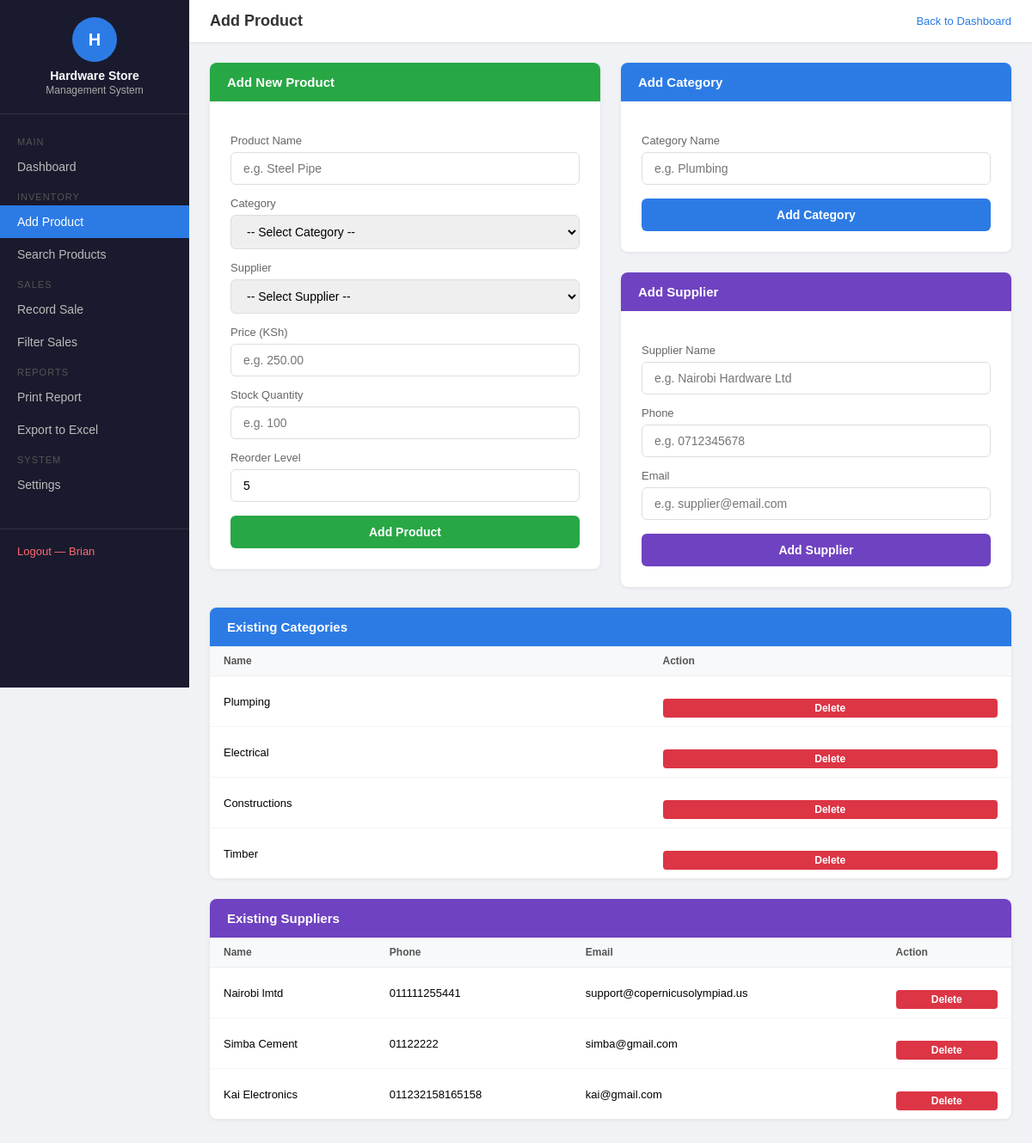
The page /product/add/ (signed in) on the database as committed earlier.
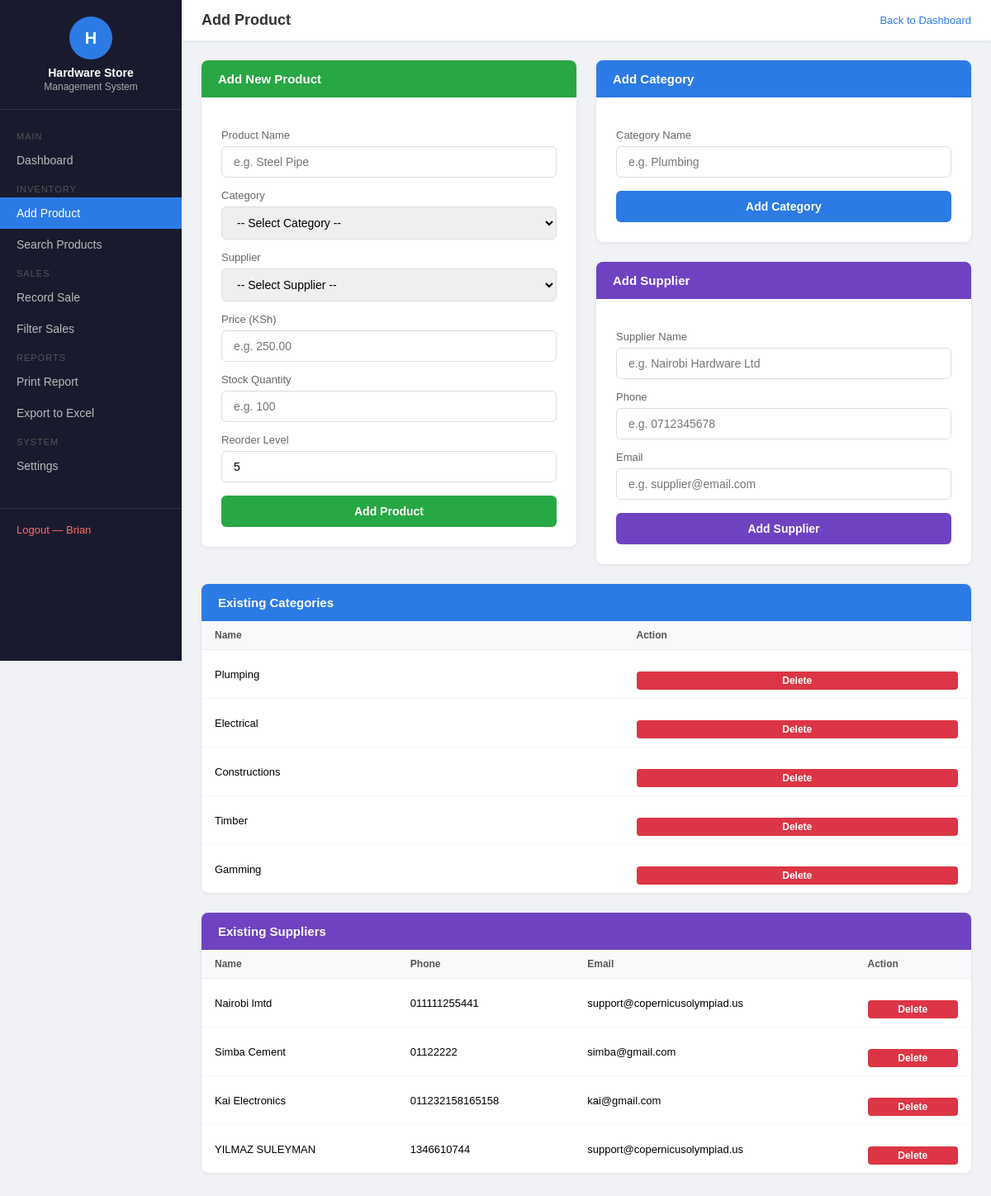
The same page on the database as committed later.
### inventory/models.py (models this page shows, shortened)
class Category(models.Model):
    name = models.CharField(max_length=100)

class Supplier(models.Model):
    name = models.CharField(max_length=200)
    phone = models.CharField(max_length=20)
    email = models.EmailField()

### reports/views.py (the view, shortened to what this page needs)
# urls.py: path('product/add/', views.add_product, name='add_product'),
@login_required
def add_product(request):
    categories = Category.objects.all()
    suppliers = Supplier.objects.all()
    return render(request, 'reports/add_product.html', {
        'categories': categories,
        'suppliers': suppliers,
    })

### reports/templates/reports/add_product.html (shortened to what the changed rows need)
<!DOCTYPE html>
<html>
<head>
</head>
<body>
<div class="sidebar">
    <div class="sidebar-logo">
        <h2>Hardware Store</h2>
    </div>
</div>
<div class="main">
    <div class="content">
        <div class="card">
            <div class="card-body" style="padding:0;">
                <table>
                    <tr><th>Name</th><th>Action</th></tr>
                    {% for cat in categories %}
                    <tr>
                        <td>{{ cat.name }}</td>
                        <td>
                            <form method="POST" action="/category/delete/{{ cat.id }}/" style="display:inline;" onsubmit="return confirm('Delete {{ cat.name }}?')">
                                <button type="submit" class="btn-sm btn-red">Delete</button>
                            </form>
                        </td>
                    </tr>
                    {% empty %}
                    <tr><td colspan="2" class="empty">No categories yet — add one above</td></tr>
                    {% endfor %}
                </table>
            </div>
        </div>
        <div class="card">
            <div class="card-body" style="padding:0;">
                <table>
                    <tr><th>Name</th><th>Phone</th><th>Email</th><th>Action</th></tr>
                    {% for sup in suppliers %}
                    <tr>
                        <td>{{ sup.name }}</td>
                        <td>{{ sup.phone }}</td>
                        <td>{{ sup.email }}</td>
                        <td>
                            <form method="POST" action="/supplier/delete/{{ sup.id }}/" style="display:inline;" onsubmit="return confirm('Delete {{ sup.name }}?')">
                                <button type="submit" class="btn-sm btn-red">Delete</button>
                            </form>
                        </td>
                    </tr>
                    {% empty %}
                    <tr><td colspan="4" class="empty">No suppliers yet — add one above</td></tr>
                    {% endfor %}
                </table>
            </div>
        </div>
    </div>
</div>
</body>
</html>

Rows that differ between the two databases and show on the page:
added Category: name "Gamming"
added Supplier: name "YILMAZ SULEYMAN", phone "1346610744", email "support@copernicusolympiad.us"
